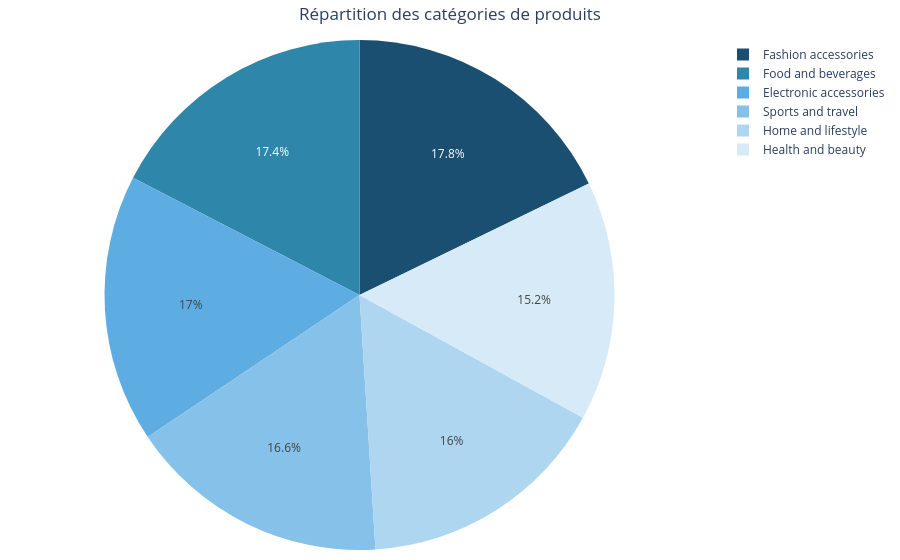

Notebook source saved alongside this figure:
### Code cell
def pie_product_line(data):

    df = (
        data
        .groupby("Product line")
        .size()
        .reset_index(name="Part_Achat")
    )

    fig = px.pie(
        df,
        names="Product line",
        values="Part_Achat",
        title="Répartition des catégories de produits",
        color_discrete_sequence=[
            "#1B4F72",  # bleu foncé
            "#2E86AB",  # bleu principal
            "#5DADE2",  # bleu moyen
            "#85C1E9",  # bleu clair
            "#AED6F1",  # très clair
            "#D6EAF8"]
    )

    fig.update_layout(template="plotly_white", 
                      title_x=0.5,
                      margin=dict(l=10, r=10, t=40, b=10))
    

    return fig

pie_product_line(df)

### Figure 1 — Plotly figure (JSON) as saved in the notebook; plotly's stock layout.template omitted (floating-point values rounded to 4 significant figures)
{"data": [{"domain": {"x": [0, 1], "y": [0, 1]}, "hovertemplate": "Product line=%{label}<br>Part_Achat=%{value}<extra></extra>", "labels": ["Electronic accessories", "Fashion accessories", "Food and beverages", "Health and beauty", "Home and lifestyle", "Sports and travel"], "legendgroup": "", "name": "", "showlegend": true, "type": "pie", "values": [170, 178, 174, 152, 160, 166]}], "layout": {"legend": {"tracegroupgap": 0}, "margin": {"b": 10, "l": 10, "r": 10, "t": 40}, "piecolorway": ["#1B4F72", "#2E86AB", "#5DADE2", "#85C1E9", "#AED6F1", "#D6EAF8"], "title": {"text": "Répartition des catégories de produits", "x": 0.5}}}
